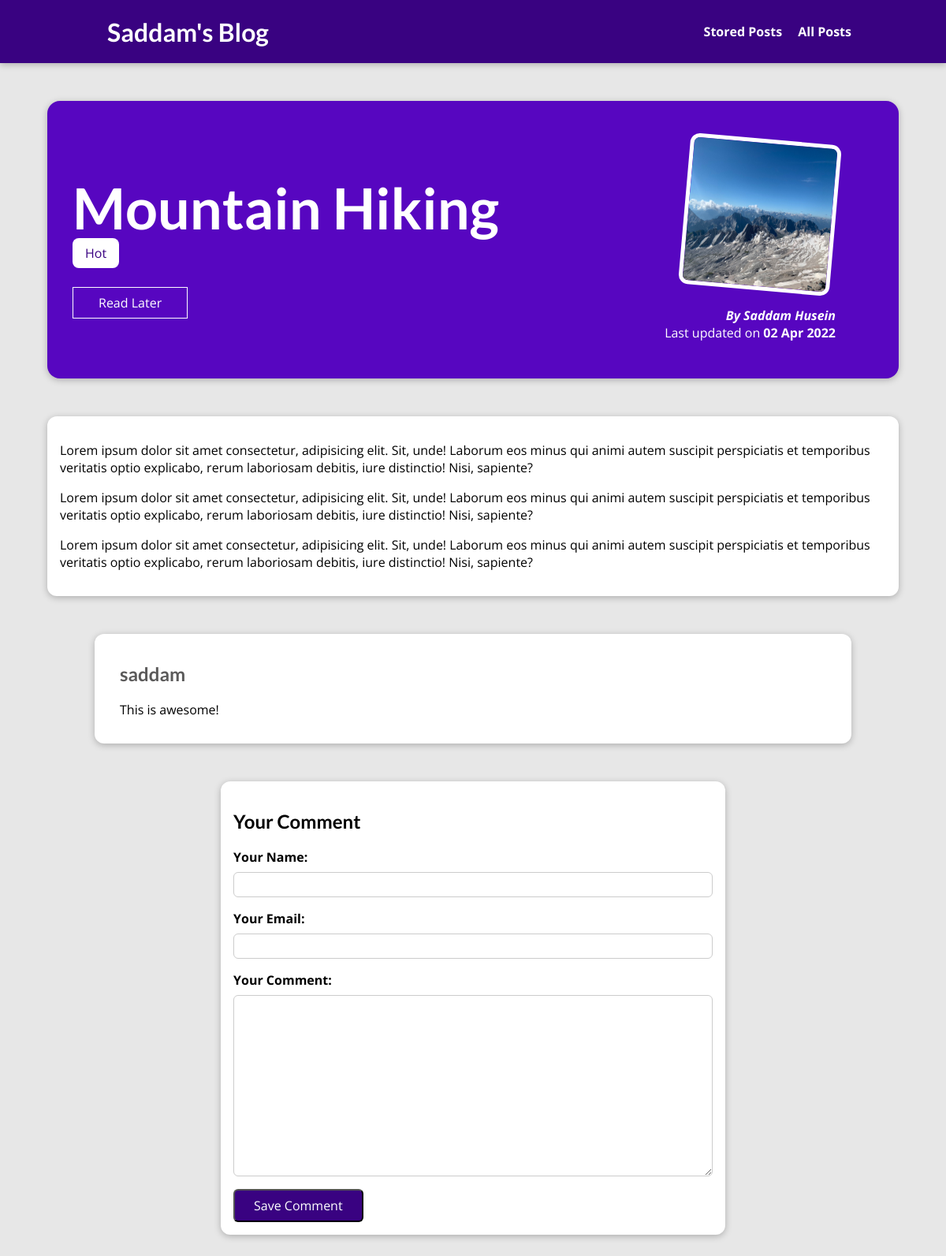
Page /posts/hike-in-the-mountains on the earlier database version.
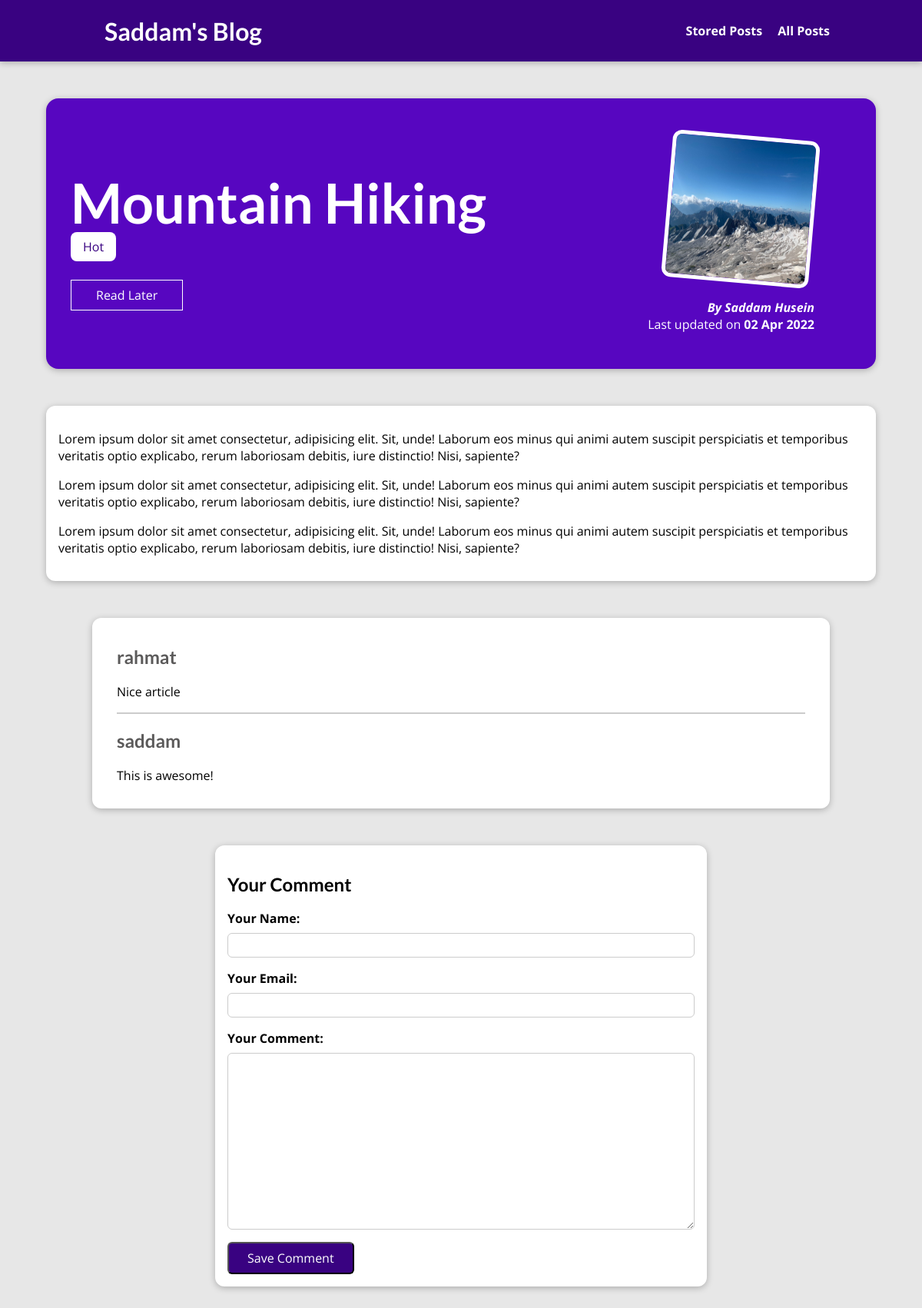
Same page on the later database version.
### blog/models.py (models this page shows, shortened)
class Post(models.Model):
    title = models.CharField(max_length=150)
    excerpt = models.CharField(max_length=200)
    image = models.ImageField(upload_to='posts', null=True)
    date = models.DateField(auto_now=True)
    slug = models.SlugField(unique=True, db_index=True)  # unique=True: I want to use the slug as a unique identifier for getting my posts. db_index=True: to let Django and Sequel trade an index for that field to make querying and filtering based on it a bit more effective.
    content = models.TextField(validators=[MinLengthValidator(10)])
    author = models.ForeignKey(
        Author, on_delete=models.SET_NULL, null=True, related_name='posts')
    tags = models.ManyToManyField(Tag)

class Tag(models.Model):
    caption = models.CharField(max_length=20)

class Author(models.Model):
    first_name = models.CharField(max_length=100)
    last_name = models.CharField(max_length=100)
    email_address = models.EmailField(max_length=254)
    def full_name(self):
        return f'{self.first_name} {self.last_name}'
    def __str__(self):
        return self.full_name()

class Comment(models.Model):
    user_name = models.CharField(max_length=120)
    user_email = models.EmailField()
    text = models.TextField(max_length=400)
    post = models.ForeignKey(Post, on_delete=models.CASCADE, related_name='comments')

### blog/views.py (the view, shortened to what this page needs)
# urls.py: path('posts/<slug:slug>', views.PostDetailView.as_view(), name='post-detail-page'),
class PostDetailView(View):
    def is_stored_post(self, request, post_id):
        stored_posts = request.session.get('stored_posts')
        if stored_posts is not None:
            is_saved_for_later = post_id in stored_posts
        else:
            is_saved_for_later = False
        return is_saved_for_later
    def get(self, request, slug):
        post = Post.objects.get(slug=slug)
        context = {
            'post': post,
            'post_tags': post.tags.all(),
            'comment_form': CommentForm(),
            'comments': post.comments.all().order_by('-id'),  # comments: post field with related_name='comments' in Comment models
            'saved_for_later': self.is_stored_post(request, post.id),
        }
        return render(request, 'blog/post-detail.html', context)

### blog/forms.py
class CommentForm(forms.ModelForm):
    class Meta:
        model = Comment
        exclude = ['post']
        labels = {
            'user_name': 'Your Name',
            'user_email': 'Your Email',
            'text': 'Your Comment'
        }

### blog/templates/blog/post-detail.html (shortened to what this page needs)
{% extends 'base.html' %}
{% load static %}
{% block css_files %}
    <link rel="stylesheet" href="{% static 'blog/post-detail.css' %}">
{% endblock css_files %}
{% block content %}
    <section id="summary">
        <h2>{{ post.title }}</h2>
        <div>
            {% for tag in post_tags %}
                <span class="tag">{{ tag.caption }}</span>
            {% endfor %}
        </div>
        <div id="read-later">
            <form action="{% url 'read-later' %}" method="POST">
                <button>
                    {% if saved_for_later %}
                        Remove From "Read Later" List
                    {% else %}
                        Read Later
                    {% endif %}
                </button>
            </form>
        </div>
        <article>
            <img src="{{ post.image.url }}" alt="{{ post.title }}">
            <address>By <a href="mailto:{{ post.author.email_address }}">{{ post.author }}</a></address>
            <div>
                Last updated on <time>{{ post.date|date:"d M Y" }}</time>
            </div>
        </article>
    </section>
    <main>
        <p>{{ post.content|linebreaks }}</p>
    </main>
    <section id="comments">
        <ul>
            {% for comment in comments %}
                <li>
                    <h2>{{ comment.user_name }}</h2>
                    <p>{{ comment.text|linebreaks }}</p>
                </li>
            {% endfor %}
        </ul>
    </section>
    <section id="comment-form">
        <h2>Your Comment</h2>
        <form action="{% url 'post-detail-page' post.slug %}" method="POST">
            {% for form_field in comment_form %}
                <div class="form-control {% if form_field.errors %}invalid{% endif %}">
                    {{ form_field.label_tag }}
                    {{ form_field }}
                </div>
            {% endfor %}
            <button>Save Comment</button>
        </form>
    </section>
{% endblock content %}

### templates/base.html (shortened to what this page needs)
{% load static %}
<!DOCTYPE html>
<html lang="en">
<head>
    <link rel="stylesheet" href="{% static 'app.css' %}">
    {% block css_files %}
    {% endblock css_files %}
</head>
<body>
    <header id="main-navigation">
        <h1><a href="{% url 'starting-page' %}">Saddam's Blog</a></h1>
        <nav>
            <a href="{% url 'read-later' %}">Stored Posts</a>
            <a href="{% url 'posts-page' %}">All Posts</a>
        </nav>
    </header>
    {% block content %}
    {% endblock content %}
</body>
</html>

### static/app.css (style rules this page uses)
* { box-sizing: border-box; }
html { font-family: 'Open Sans', 'Lato', sans-serif; }
body { margin: 0; }
h1, h2, h3 { font-family: 'Lato', sans-serif; font-weight: bold; }
#main-navigation { width: 100%; height: 5rem; display: flex; justify-content: space-between; align-items: center; padding: 0 10%; position: absolute; top: 0; left: 0; }
#main-navigation a { text-decoration: none; color: white; font-weight: bold; margin-left: 1rem; }

### blog/static/blog/post-detail.css (style rules this page uses)
body { background-color: #e7e7e7; }
#main-navigation { background-color: #390281; box-shadow: 0 2px 8px rgba(0, 0, 0, 0.25); }
#summary { margin: 8rem auto 3rem auto; padding: 2rem; width: 90%; max-width: 90rem; border-radius: 16px; background-color: #5706c0; position: relative; box-shadow: 0 2px 8px rgba(0, 0, 0, 0.25); height: 22rem; }
#summary h2 { color: white; font-size: 4.5rem; margin-bottom: 0.25rem; }
#summary article { position: absolute; top: 2rem; right: 3rem; padding: 1rem 2rem; border-radius: 12px; text-align: right; color: white; }
#summary article img { width: 12rem; height: 12rem; border-radius: 12px; transform: rotateZ(5deg); border: 5px solid white; margin-bottom: 1rem; }
#summary address { font-weight: bold; }
#summary a { color: white; text-decoration: none; }
#summary time { font-weight: bold; }
#read-later { margin: 2rem 0; }
#read-later button { background-color: transparent; border: 1px solid white; padding: 0.5rem 2rem; cursor: pointer; font: inherit; color: white; }
main { width: 90%; max-width: 90rem; margin: 3rem auto; background-color: white; padding: 1rem; border-radius: 12px; box-shadow: 0 2px 8px rgba(0, 0, 0, 0.25); }
.tag { background-color: white; color: #390281; padding: 0.5rem 1rem; border-radius: 8px; }
#comment-form { margin: 3rem auto; width: 90%; max-width: 40rem; border-radius: 12px; background-color: white; box-shadow: 0 2px 8px rgba(0, 0, 0, 0.25); padding: 1rem; }
#comment-form button { font: inherit; background-color: #390281; color: white; padding: 0.5rem 1.5rem; border-radius: 6px; cursor: pointer; }
.form-control { margin-bottom: 1rem; }
.form-control label { font-weight: bold; margin-bottom: 0.5rem; display: block; }
.form-control input, .form-control textarea { display: block; width: 100%; font: inherit; padding: 0.25rem; border-radius: 6px; border: 1px solid #ccc; }
#comments { margin: 3rem auto; width: 90%; max-width: 60rem; border-radius: 12px; background-color: white; box-shadow: 0 2px 8px rgba(0, 0, 0, 0.25); padding: 1rem 2rem; }
#comments ul { list-style: none; margin: 0; padding: 0; }
#comments li { margin-bottom: 1rem; border-bottom: 2px solid #ccc; }
#comments li:last-of-type { border-bottom: none; }
#comments h2 { color: rgb(91, 90, 90); }

Differences in the rows shown:
added Comment: user_name "rahmat", text "Nice article"
